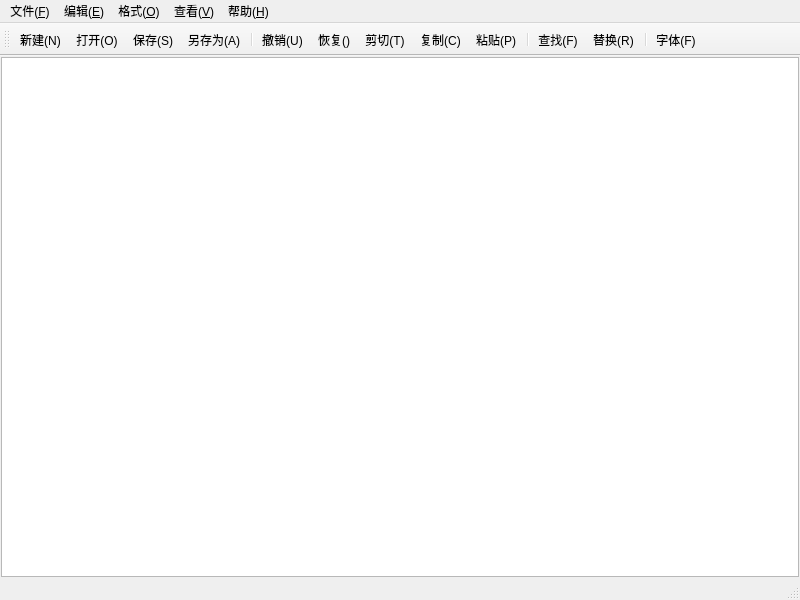
<?xml version="1.0" encoding="UTF-8"?>
<ui version="4.0">
 <class>MainWindow</class>
 <widget class="QMainWindow" name="MainWindow">
  <property name="geometry">
   <rect>
    <x>0</x>
    <y>0</y>
    <width>800</width>
    <height>600</height>
   </rect>
  </property>
  <property name="windowTitle">
   <string>MainWindow</string>
  </property>
  <widget class="QWidget" name="centralwidget">
   <layout class="QVBoxLayout" name="verticalLayout">
    <property name="spacing">
     <number>0</number>
    </property>
    <property name="leftMargin">
     <number>1</number>
    </property>
    <property name="topMargin">
     <number>1</number>
    </property>
    <property name="rightMargin">
     <number>1</number>
    </property>
    <property name="bottomMargin">
     <number>1</number>
    </property>
    <item>
     <widget class="QPlainTextEdit" name="textEdit"/>
    </item>
   </layout>
  </widget>
  <widget class="QMenuBar" name="menubar">
   <property name="geometry">
    <rect>
     <x>0</x>
     <y>0</y>
     <width>800</width>
     <height>25</height>
    </rect>
   </property>
   <widget class="QMenu" name="menu">
    <property name="title">
     <string>文件(&amp;F)</string>
    </property>
    <addaction name="actionNew"/>
    <addaction name="actionOpen"/>
    <addaction name="actionSave"/>
    <addaction name="actionSaveAs"/>
    <addaction name="separator"/>
   </widget>
   <widget class="QMenu" name="menu_E">
    <property name="title">
     <string>编辑(&amp;E)</string>
    </property>
    <addaction name="actionUndo"/>
    <addaction name="actionRedo"/>
    <addaction name="actionCut"/>
    <addaction name="actionCopy"/>
    <addaction name="actionPaste"/>
   </widget>
   <widget class="QMenu" name="menu_O">
    <property name="title">
     <string>格式(&amp;O)</string>
    </property>
   </widget>
   <widget class="QMenu" name="menu_V">
    <property name="title">
     <string>查看(&amp;V)</string>
    </property>
   </widget>
   <widget class="QMenu" name="menu_H">
    <property name="title">
     <string>帮助(&amp;H)</string>
    </property>
    <addaction name="actionAbout"/>
   </widget>
   <addaction name="menu"/>
   <addaction name="menu_E"/>
   <addaction name="menu_O"/>
   <addaction name="menu_V"/>
   <addaction name="menu_H"/>
  </widget>
  <widget class="QStatusBar" name="statusbar"/>
  <widget class="QToolBar" name="toolBar">
   <property name="windowTitle">
    <string>toolBar</string>
   </property>
   <attribute name="toolBarArea">
    <enum>TopToolBarArea</enum>
   </attribute>
   <attribute name="toolBarBreak">
    <bool>false</bool>
   </attribute>
   <addaction name="actionNew"/>
   <addaction name="actionOpen"/>
   <addaction name="actionSave"/>
   <addaction name="actionSaveAs"/>
   <addaction name="separator"/>
   <addaction name="actionUndo"/>
   <addaction name="actionRedo"/>
   <addaction name="actionCut"/>
   <addaction name="actionCopy"/>
   <addaction name="actionPaste"/>
   <addaction name="separator"/>
   <addaction name="actionFind"/>
   <addaction name="actionReplace"/>
   <addaction name="separator"/>
   <addaction name="actionFont"/>
  </widget>
  <action name="actionNew">
   <property name="icon">
    <iconset resource="Notepad.qrc">
     <normaloff>:/img/new2.bmp</normaloff>:/img/new2.bmp</iconset>
   </property>
   <property name="text">
    <string>新建(&amp;N)</string>
   </property>
   <property name="toolTip">
    <string>新建</string>
   </property>
   <property name="shortcut">
    <string>Ctrl+N</string>
   </property>
   <property name="menuRole">
    <enum>QAction::MenuRole::NoRole</enum>
   </property>
  </action>
  <action name="actionOpen">
   <property name="icon">
    <iconset resource="Notepad.qrc">
     <normaloff>:/img/open3.bmp</normaloff>:/img/open3.bmp</iconset>
   </property>
   <property name="text">
    <string>打开(&amp;O)</string>
   </property>
   <property name="toolTip">
    <string>打开</string>
   </property>
   <property name="shortcut">
    <string>Ctrl+O</string>
   </property>
   <property name="menuRole">
    <enum>QAction::MenuRole::NoRole</enum>
   </property>
  </action>
  <action name="actionSave">
   <property name="icon">
    <iconset theme="QIcon::ThemeIcon::DocumentSave" resource="Notepad.qrc">
     <normaloff>:/img/430.bmp</normaloff>:/img/430.bmp</iconset>
   </property>
   <property name="text">
    <string>保存(&amp;S)</string>
   </property>
   <property name="toolTip">
    <string>保存</string>
   </property>
   <property name="shortcut">
    <string>Ctrl+S</string>
   </property>
   <property name="menuRole">
    <enum>QAction::MenuRole::NoRole</enum>
   </property>
  </action>
  <action name="actionSaveAs">
   <property name="icon">
    <iconset theme="QIcon::ThemeIcon::DocumentSaveAs"/>
   </property>
   <property name="text">
    <string>另存为(&amp;A)</string>
   </property>
   <property name="toolTip">
    <string>另存为</string>
   </property>
   <property name="menuRole">
    <enum>QAction::MenuRole::NoRole</enum>
   </property>
  </action>
  <action name="actionExit">
   <property name="icon">
    <iconset resource="Notepad.qrc">
     <normaloff>:/img/exit.bmp</normaloff>:/img/exit.bmp</iconset>
   </property>
   <property name="text">
    <string>退出(&amp;X)</string>
   </property>
   <property name="toolTip">
    <string>退出</string>
   </property>
   <property name="menuRole">
    <enum>QAction::MenuRole::NoRole</enum>
   </property>
  </action>
  <action name="actionUndo">
   <property name="icon">
    <iconset theme="QIcon::ThemeIcon::EditUndo"/>
   </property>
   <property name="text">
    <string>撤销(&amp;U)</string>
   </property>
   <property name="toolTip">
    <string>撤销</string>
   </property>
   <property name="shortcut">
    <string>Ctrl+Z</string>
   </property>
   <property name="menuRole">
    <enum>QAction::MenuRole::NoRole</enum>
   </property>
  </action>
  <action name="actionRedo">
   <property name="icon">
    <iconset theme="QIcon::ThemeIcon::EditRedo"/>
   </property>
   <property name="text">
    <string>恢复(&amp;)</string>
   </property>
   <property name="toolTip">
    <string>恢复</string>
   </property>
   <property name="shortcut">
    <string>Ctrl+Shift+Z</string>
   </property>
   <property name="menuRole">
    <enum>QAction::MenuRole::NoRole</enum>
   </property>
  </action>
  <action name="actionCut">
   <property name="icon">
    <iconset resource="Notepad.qrc">
     <normaloff>:/img/cut.bmp</normaloff>:/img/cut.bmp</iconset>
   </property>
   <property name="text">
    <string>剪切(&amp;T)</string>
   </property>
   <property name="toolTip">
    <string>剪切</string>
   </property>
   <property name="shortcut">
    <string>Ctrl+X</string>
   </property>
   <property name="menuRole">
    <enum>QAction::MenuRole::NoRole</enum>
   </property>
  </action>
  <action name="actionPaste">
   <property name="icon">
    <iconset resource="Notepad.qrc">
     <normaloff>:/img/paste.bmp</normaloff>:/img/paste.bmp</iconset>
   </property>
   <property name="text">
    <string>粘贴(&amp;P)</string>
   </property>
   <property name="toolTip">
    <string>粘贴</string>
   </property>
   <property name="shortcut">
    <string>Ctrl+V</string>
   </property>
   <property name="menuRole">
    <enum>QAction::MenuRole::NoRole</enum>
   </property>
  </action>
  <action name="actionFind">
   <property name="icon">
    <iconset theme="QIcon::ThemeIcon::EditFind"/>
   </property>
   <property name="text">
    <string>查找(&amp;F)</string>
   </property>
   <property name="toolTip">
    <string>查找</string>
   </property>
   <property name="shortcut">
    <string>Ctrl+F</string>
   </property>
   <property name="menuRole">
    <enum>QAction::MenuRole::NoRole</enum>
   </property>
  </action>
  <action name="actionReplace">
   <property name="icon">
    <iconset theme="QIcon::ThemeIcon::ViewRefresh"/>
   </property>
   <property name="text">
    <string>替换(&amp;R)</string>
   </property>
   <property name="toolTip">
    <string>替换</string>
   </property>
   <property name="shortcut">
    <string>Ctrl+H</string>
   </property>
   <property name="menuRole">
    <enum>QAction::MenuRole::NoRole</enum>
   </property>
  </action>
  <action name="actionFont">
   <property name="icon">
    <iconset resource="Notepad.qrc">
     <normaloff>:/img/103.bmp</normaloff>:/img/103.bmp</iconset>
   </property>
   <property name="text">
    <string>字体(&amp;F)</string>
   </property>
   <property name="toolTip">
    <string>字体</string>
   </property>
   <property name="menuRole">
    <enum>QAction::MenuRole::NoRole</enum>
   </property>
  </action>
  <action name="actionAbout">
   <property name="text">
    <string>关于(&amp;A)</string>
   </property>
   <property name="toolTip">
    <string>关于</string>
   </property>
   <property name="menuRole">
    <enum>QAction::MenuRole::NoRole</enum>
   </property>
  </action>
  <action name="actionCopy">
   <property name="icon">
    <iconset resource="Notepad.qrc">
     <normaloff>:/img/120.bmp</normaloff>:/img/120.bmp</iconset>
   </property>
   <property name="text">
    <string>复制(&amp;C)</string>
   </property>
   <property name="toolTip">
    <string>复制</string>
   </property>
   <property name="shortcut">
    <string>Ctrl+C</string>
   </property>
   <property name="menuRole">
    <enum>QAction::MenuRole::NoRole</enum>
   </property>
  </action>
 </widget>
 <resources>
  <include location="Notepad.qrc"/>
 </resources>
 <connections/>
</ui>
